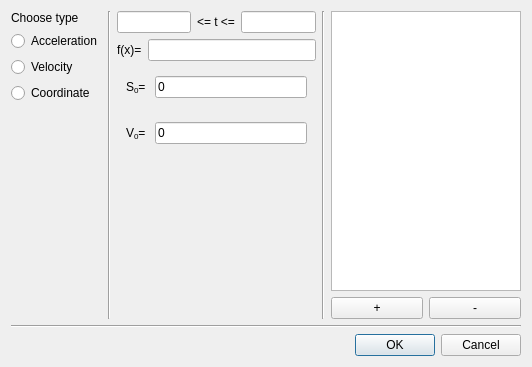
<?xml version="1.0" encoding="UTF-8"?>
<ui version="4.0">
 <class>Dialog</class>
 <widget class="QDialog" name="Dialog">
  <property name="geometry">
   <rect>
    <x>0</x>
    <y>0</y>
    <width>532</width>
    <height>367</height>
   </rect>
  </property>
  <property name="windowTitle">
   <string>Input plot</string>
  </property>
  <layout class="QVBoxLayout" name="verticalLayout">
   <item>
    <layout class="QHBoxLayout" name="horizontalLayout">
     <item>
      <layout class="QVBoxLayout" name="verticalLayout_3">
       <property name="sizeConstraint">
        <enum>QLayout::SetMinimumSize</enum>
       </property>
       <property name="topMargin">
        <number>0</number>
       </property>
       <item>
        <widget class="QLabel" name="title">
         <property name="text">
          <string>Choose type</string>
         </property>
        </widget>
       </item>
       <item>
        <widget class="QRadioButton" name="accel">
         <property name="text">
          <string>Acceleration</string>
         </property>
        </widget>
       </item>
       <item>
        <widget class="QRadioButton" name="vel">
         <property name="text">
          <string>Velocity</string>
         </property>
        </widget>
       </item>
       <item>
        <widget class="QRadioButton" name="space">
         <property name="text">
          <string>Coordinate</string>
         </property>
        </widget>
       </item>
       <item>
        <spacer name="verticalSpacer">
         <property name="orientation">
          <enum>Qt::Vertical</enum>
         </property>
         <property name="sizeHint" stdset="0">
          <size>
           <width>20</width>
           <height>40</height>
          </size>
         </property>
        </spacer>
       </item>
      </layout>
     </item>
     <item>
      <widget class="Line" name="line_2">
       <property name="orientation">
        <enum>Qt::Vertical</enum>
       </property>
      </widget>
     </item>
     <item>
      <layout class="QHBoxLayout" name="horizontalLayout_2">
       <item>
        <layout class="QVBoxLayout" name="verticalLayout_5">
         <item>
          <layout class="QVBoxLayout" name="verticalLayout_7">
           <item>
            <layout class="QHBoxLayout" name="horizontalLayout_5">
             <item>
              <widget class="QLineEdit" name="leftBorderInput"/>
             </item>
             <item>
              <widget class="QLabel" name="label">
               <property name="text">
                <string>&lt;= t &lt;=</string>
               </property>
              </widget>
             </item>
             <item>
              <widget class="QLineEdit" name="rightBorderInput"/>
             </item>
            </layout>
           </item>
           <item>
            <layout class="QHBoxLayout" name="horizontalLayout_4">
             <item>
              <widget class="QLabel" name="label_2">
               <property name="text">
                <string>f(x)=</string>
               </property>
              </widget>
             </item>
             <item>
              <widget class="QLineEdit" name="functionInput"/>
             </item>
            </layout>
           </item>
           <item>
            <widget class="QWidget" name="s0_widget" native="true">
             <layout class="QHBoxLayout" name="horizontalLayout_3">
              <item>
               <widget class="QLabel" name="s0_lab">
                <property name="text">
                 <string>&lt;html&gt;&lt;head/&gt;&lt;body&gt;&lt;p&gt;S&lt;span style=&quot; vertical-align:sub;&quot;&gt;0&lt;/span&gt;= &lt;/p&gt;&lt;/body&gt;&lt;/html&gt;</string>
                </property>
               </widget>
              </item>
              <item>
               <widget class="QLineEdit" name="S_o">
                <property name="text">
                 <string>0</string>
                </property>
               </widget>
              </item>
             </layout>
            </widget>
           </item>
           <item>
            <widget class="QWidget" name="v0_widget" native="true">
             <layout class="QHBoxLayout" name="horizontalLayout_7">
              <item>
               <widget class="QLabel" name="v0_lab">
                <property name="text">
                 <string>&lt;html&gt;&lt;head/&gt;&lt;body&gt;&lt;p&gt;V&lt;span style=&quot; vertical-align:sub;&quot;&gt;0&lt;/span&gt;= &lt;/p&gt;&lt;/body&gt;&lt;/html&gt;</string>
                </property>
               </widget>
              </item>
              <item>
               <widget class="QLineEdit" name="V_o">
                <property name="text">
                 <string>0</string>
                </property>
               </widget>
              </item>
             </layout>
            </widget>
           </item>
           <item>
            <spacer name="verticalSpacer_3">
             <property name="orientation">
              <enum>Qt::Vertical</enum>
             </property>
             <property name="sizeHint" stdset="0">
              <size>
               <width>20</width>
               <height>40</height>
              </size>
             </property>
            </spacer>
           </item>
          </layout>
         </item>
        </layout>
       </item>
       <item>
        <widget class="Line" name="line">
         <property name="orientation">
          <enum>Qt::Vertical</enum>
         </property>
        </widget>
       </item>
       <item>
        <spacer name="horizontalSpacer">
         <property name="orientation">
          <enum>Qt::Horizontal</enum>
         </property>
         <property name="sizeHint" stdset="0">
          <size>
           <width>40</width>
           <height>20</height>
          </size>
         </property>
        </spacer>
       </item>
       <item>
        <layout class="QVBoxLayout" name="verticalLayout_4">
         <item>
          <widget class="QListWidget" name="listWidget"/>
         </item>
         <item>
          <layout class="QHBoxLayout" name="horizontalLayout_6">
           <item>
            <widget class="QPushButton" name="addButton">
             <property name="text">
              <string>+</string>
             </property>
            </widget>
           </item>
           <item>
            <widget class="QPushButton" name="removeButton">
             <property name="text">
              <string>-</string>
             </property>
            </widget>
           </item>
          </layout>
         </item>
        </layout>
       </item>
      </layout>
     </item>
    </layout>
   </item>
   <item>
    <widget class="Line" name="line_3">
     <property name="orientation">
      <enum>Qt::Horizontal</enum>
     </property>
    </widget>
   </item>
   <item>
    <widget class="QDialogButtonBox" name="buttonBox">
     <property name="orientation">
      <enum>Qt::Horizontal</enum>
     </property>
     <property name="standardButtons">
      <set>QDialogButtonBox::Cancel|QDialogButtonBox::Ok</set>
     </property>
    </widget>
   </item>
  </layout>
 </widget>
 <resources/>
 <connections>
  <connection>
   <sender>buttonBox</sender>
   <signal>accepted()</signal>
   <receiver>Dialog</receiver>
   <slot>accept()</slot>
   <hints>
    <hint type="sourcelabel">
     <x>248</x>
     <y>254</y>
    </hint>
    <hint type="destinationlabel">
     <x>157</x>
     <y>274</y>
    </hint>
   </hints>
  </connection>
  <connection>
   <sender>buttonBox</sender>
   <signal>rejected()</signal>
   <receiver>Dialog</receiver>
   <slot>reject()</slot>
   <hints>
    <hint type="sourcelabel">
     <x>316</x>
     <y>260</y>
    </hint>
    <hint type="destinationlabel">
     <x>286</x>
     <y>274</y>
    </hint>
   </hints>
  </connection>
 </connections>
</ui>
